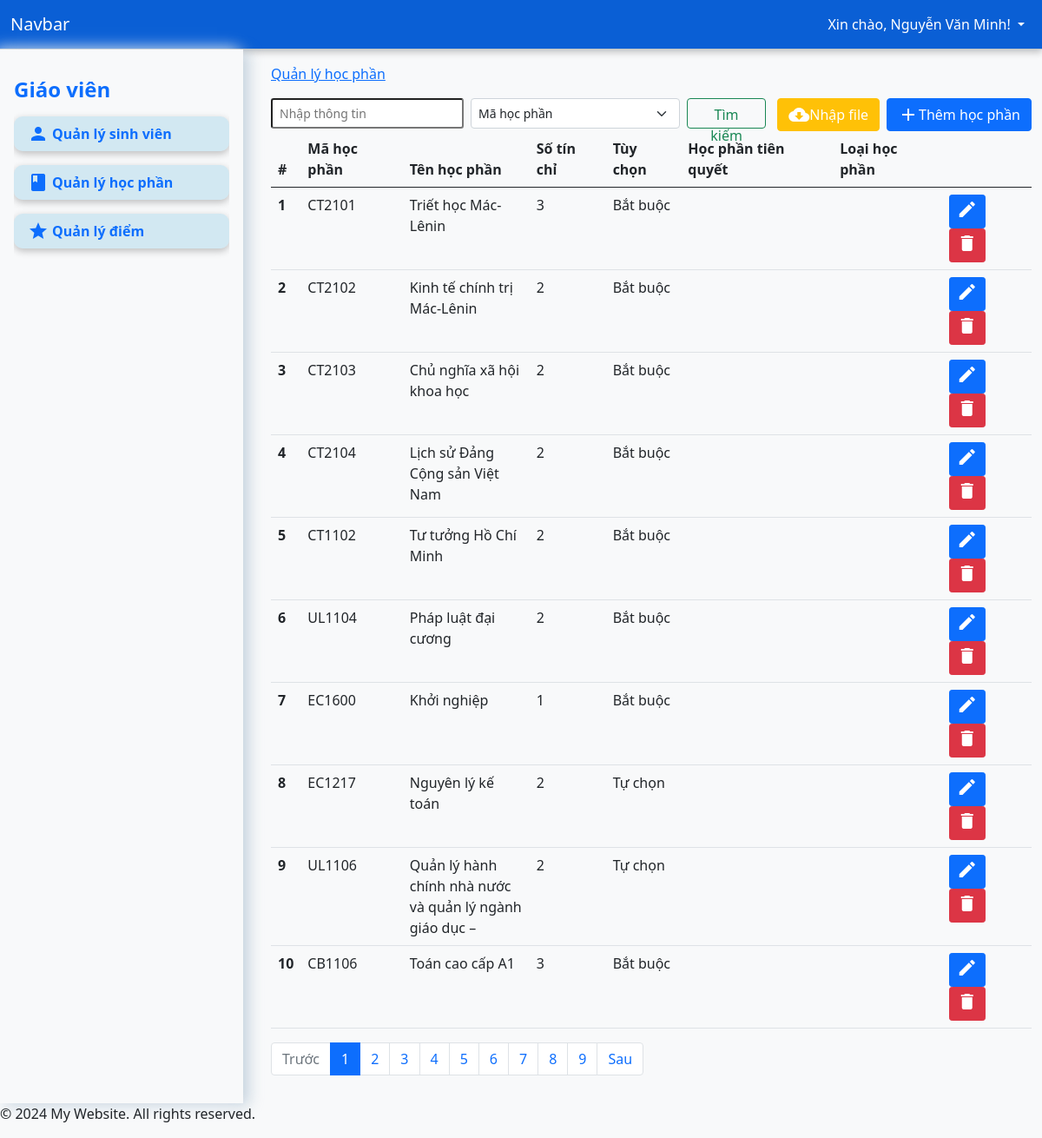
Page /?page=courses (signed in) on the committed database.
### tables this page shows
CREATE TABLE `courses` (
  `id` int(11) NOT NULL,
  `course_code` varchar(50) NOT NULL,
  `course_name` varchar(255) NOT NULL,
  `credits` int(11) NOT NULL,
  `optional` enum('Bắt buộc','Tự chọn') DEFAULT 'Bắt buộc',
  `accumulation` enum('Tích lũy','Không tích lũy') DEFAULT 'Tích lũy',
  `pre_course` varchar(50) DEFAULT NULL
);

### app/controller/CourseController.php (called while the page is built, shortened)
<?php
class CourseController
{
    private $conn;
    public function __construct($conn)
    {
        $this->conn = $conn;
    }
    public function index($limit, $offset)
    {
        $query = "SELECT c.*, pre_c.course_name AS pre_course_name FROM courses c LEFT JOIN courses pre_c ON c.pre_course = pre_c.course_code" . (($limit !== null && $offset !== null) ? " LIMIT $limit OFFSET $offset" : "");
        $result = mysqli_query($this->conn, $query);
        $courses = mysqli_fetch_all($result, MYSQLI_ASSOC);
        return $courses;
    }
    public function count()
    {
        $query = "SELECT COUNT(*) as total FROM courses";
        $result = mysqli_query($this->conn, $query);
        $row = mysqli_fetch_assoc($result);
        return $row['total'];
    }
}

### app/views/pages/courses.php (the view, shortened to what this page needs)
<?php
require_once "app/controller/CourseController.php";
$courseController = new CourseController($conn);
$page = isset($_GET['num']) ? (int)$_GET['num'] : 1;
$page = max($page, 1);
$limit = 10;
$offset = ($page - 1) * $limit;
$search = isset($_POST['search']) ? $_POST['search'] : '';
$search_by = isset($_POST['search_by']) ? $_POST['search_by'] : '';
$all_courses = $courseController->index(null,null);
if ($search && $search_by) {
    $courses = $courseController->search($search, $search_by);
    $total_courses = count($courses);
    $total_pages = 1;
} else {
    $courses = $courseController->index($limit, $offset);
    $total_courses = $courseController->count();
    $total_pages = ceil($total_courses / $limit);
}
?>
<nav aria-label="Page navigation">
    <form class="d-flex float-start" method="post" style="height: 35px;">
        <input class="form-control-sm me-2" name="search" type="search" placeholder="Nhập thông tin" aria-label="Search" required>
        <select class="form-select form-select-sm me-2" name="search_by">
            <option value="course_code" selected>Mã học phần</option>
        </select>
        <button class="btn btn-outline-success" type="submit" style="width:200px;">Tìm kiếm</button>
    </form>
    <button type="button" class="btn btn-primary float-end d-flex align-items-center ms-2" data-bs-toggle="modal" data-bs-target="#addCourseModal"><i class="material-icons">add</i> Thêm học phần</button>
    <button type="button" class="btn btn-warning float-end d-flex align-items-center text-white" data-bs-toggle="modal" data-bs-target="#importFileModal"><i class="material-icons">cloud_download</i> Nhập file</button>
    <table class="table">
        <thead>
            <tr>
                <th scope="col">#</th>
                <th scope="col">Mã học phần</th>
                <th scope="col">Tên học phần</th>
                <th scope="col">Số tín chỉ</th>
                <th scope="col">Tùy chọn</th>
                <th scope="col">Học phần tiên quyết</th>
                <th scope="col">Loại học phần</th>
                <th scope="col"></th>
            </tr>
        </thead>
        <tbody>
            <?php foreach ($courses as $index => $course): ?>
                <tr>
                    <th scope="row"><?php echo $index + 1; ?></th>
                    <td><?php echo htmlspecialchars($course['course_code']); ?></td>
                    <td class="col-2"><?php echo htmlspecialchars($course['course_name']); ?></td>
                    <td><?php echo htmlspecialchars($course['credits']); ?></td>
                    <td><?php echo $course['optional']; ?></td>
                    <td><?php echo htmlspecialchars($course['pre_course_name']); ?></td>
                    <td><?php echo htmlspecialchars($course['accumulation']); ?></td>
                    <td>
                        <button class="btn btn-primary btn-sm" data-bs-toggle="modal" data-bs-target="#editCourseModal"
                            data-id="<?php echo $course['id']; ?>"
                            data-course_code="<?php echo htmlspecialchars($course['course_code']); ?>"
                            data-course_name="<?php echo htmlspecialchars($course['course_name']); ?>"
                            data-credits="<?php echo htmlspecialchars($course['credits']); ?>"
                            data-optional="<?php echo $course['optional']; ?>"
                            data-pre_course="<?php echo htmlspecialchars($course['pre_course']); ?>"
                            data-accumulation="<?php echo htmlspecialchars($course['accumulation']); ?>">
                            <i class="material-icons">edit</i>
                        </button>
                        <form action="app/controller/CourseController.php" method="POST" style="display:inline;">
                            <button type="submit" class="btn btn-danger btn-sm"><i class="material-icons">delete</i></button>
                        </form>
                    </td>
                </tr>
            <?php endforeach; ?>
        </tbody>
    </table>
    <ul class="pagination">
        <li class="page-item <?php if ($page <= 1) echo 'disabled'; ?>">
            <a class="page-link" href="?page=courses&num=<?php echo $page - 1; ?>">Trước</a>
        </li>
        <?php for ($i = 1; $i <= $total_pages; $i++): ?>
            <li class="page-item <?php if ($page == $i) echo 'active'; ?>">
                <a class="page-link" href="?page=courses&num=<?php echo $i; ?>"><?php echo $i; ?></a>
            </li>
        <?php endfor; ?>
        <li class="page-item <?php if ($page >= $total_pages) echo 'disabled'; ?>">
            <a class="page-link" href="?page=courses&num=<?php echo $page + 1; ?>">Sau</a>
        </li>
    </ul>
</nav>

### rows in the picture
courses: course_code "CT2101", course_name "Triết học Mác-Lênin", credits "3", optional "Bắt buộc"
courses: course_code "CT2102", course_name "Kinh tế chính trị Mác-Lênin", credits "2", optional "Bắt buộc"
courses: course_code "CT2103", course_name "Chủ nghĩa xã hội khoa học", credits "2", optional "Bắt buộc"
courses: course_code "CT2104", course_name "Lịch sử Đảng Cộng sản Việt Nam", credits "2", optional "Bắt buộc"
courses: course_code "CT1102", course_name "Tư tưởng Hồ Chí Minh", credits "2", optional "Bắt buộc"
courses: course_code "UL1104", course_name "Pháp luật đại cương", credits "2", optional "Bắt buộc"
courses: course_code "EC1600", course_name "Khởi nghiệp", credits "1", optional "Bắt buộc"
courses: course_code "EC1217", course_name "Nguyên lý kế toán", credits "2", optional "Tự chọn"
courses: course_code "UL1106", course_name "Quản lý hành chính nhà nước và quản lý ngành giáo dục –", credits "2", optional "Tự chọn"
courses: course_code "CB1106", course_name "Toán cao cấp A1", credits "3", optional "Bắt buộc"

### other values in the picture
$_SESSION['auth_user']['username'] "Nguyễn Văn Minh"
$page_titles[$_GET['page']] "Quản lý học phần"
